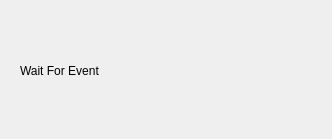
<?xml version="1.0" encoding="UTF-8"?>
<ui version="4.0">
 <class>DialogBoxWaitForDisasm</class>
 <widget class="QDialog" name="DialogBoxWaitForDisasm">
  <property name="geometry">
   <rect>
    <x>0</x>
    <y>0</y>
    <width>332</width>
    <height>139</height>
   </rect>
  </property>
  <property name="windowTitle">
   <string>Dialog</string>
  </property>
  <widget class="QLabel" name="label">
   <property name="geometry">
    <rect>
     <x>20</x>
     <y>20</y>
     <width>301</width>
     <height>101</height>
    </rect>
   </property>
   <property name="text">
    <string>Wait For Event</string>
   </property>
  </widget>
 </widget>
 <resources/>
 <connections/>
</ui>
